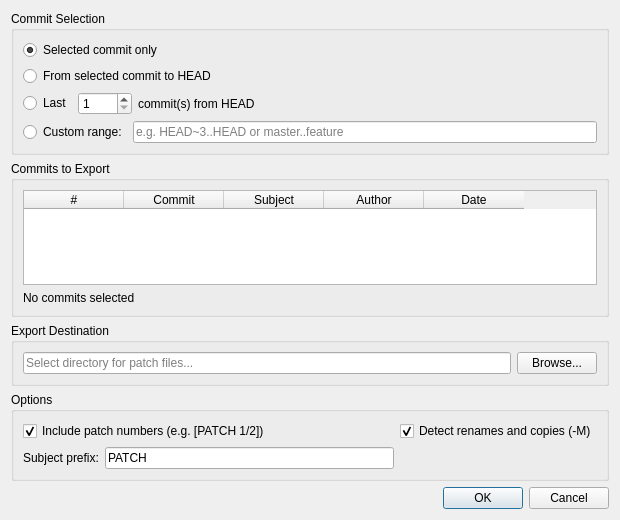
<?xml version="1.0" encoding="UTF-8"?>
<ui version="4.0">
 <class>QGitExportPatchDialog</class>
 <widget class="QDialog" name="QGitExportPatchDialog">
  <property name="geometry">
   <rect>
    <x>0</x>
    <y>0</y>
    <width>620</width>
    <height>520</height>
   </rect>
  </property>
  <property name="windowTitle">
   <string>Export Patch (format-patch)</string>
  </property>
  <layout class="QVBoxLayout" name="verticalLayout">
   <item>
    <widget class="QGroupBox" name="groupBox_range">
     <property name="title">
      <string>Commit Selection</string>
     </property>
     <layout class="QVBoxLayout" name="verticalLayout_2">
      <item>
       <widget class="QRadioButton" name="radioButton_selected">
        <property name="text">
         <string>Selected commit only</string>
        </property>
        <property name="checked">
         <bool>true</bool>
        </property>
       </widget>
      </item>
      <item>
       <widget class="QRadioButton" name="radioButton_rangeToHead">
        <property name="text">
         <string>From selected commit to HEAD</string>
        </property>
       </widget>
      </item>
      <item>
       <layout class="QHBoxLayout" name="horizontalLayout_lastN">
        <item>
         <widget class="QRadioButton" name="radioButton_lastN">
          <property name="text">
           <string>Last</string>
          </property>
         </widget>
        </item>
        <item>
         <widget class="QSpinBox" name="spinBox_lastN">
          <property name="minimum">
           <number>1</number>
          </property>
          <property name="maximum">
           <number>1000</number>
          </property>
          <property name="value">
           <number>1</number>
          </property>
         </widget>
        </item>
        <item>
         <widget class="QLabel" name="label_lastNCommits">
          <property name="text">
           <string>commit(s) from HEAD</string>
          </property>
         </widget>
        </item>
        <item>
         <spacer name="horizontalSpacer_lastN">
          <property name="orientation">
           <enum>Qt::Horizontal</enum>
          </property>
          <property name="sizeHint" stdset="0">
           <size>
            <width>40</width>
            <height>20</height>
           </size>
          </property>
         </spacer>
        </item>
       </layout>
      </item>
      <item>
       <layout class="QHBoxLayout" name="horizontalLayout_custom">
        <item>
         <widget class="QRadioButton" name="radioButton_custom">
          <property name="text">
           <string>Custom range:</string>
          </property>
         </widget>
        </item>
        <item>
         <widget class="QLineEdit" name="lineEdit_custom">
          <property name="placeholderText">
           <string>e.g. HEAD~3..HEAD or master..feature</string>
          </property>
         </widget>
        </item>
       </layout>
      </item>
     </layout>
    </widget>
   </item>
   <item>
    <widget class="QGroupBox" name="groupBox_commits">
     <property name="title">
      <string>Commits to Export</string>
     </property>
     <layout class="QVBoxLayout" name="verticalLayout_3">
      <item>
       <widget class="QTableWidget" name="tableWidget_commits">
        <property name="editTriggers">
         <set>QAbstractItemView::NoEditTriggers</set>
        </property>
        <property name="selectionMode">
         <enum>QAbstractItemView::NoSelection</enum>
        </property>
        <property name="selectionBehavior">
         <enum>QAbstractItemView::SelectRows</enum>
        </property>
        <property name="showGrid">
         <bool>false</bool>
        </property>
        <attribute name="verticalHeaderVisible">
         <bool>false</bool>
        </attribute>
        <column>
         <property name="text">
          <string>#</string>
         </property>
        </column>
        <column>
         <property name="text">
          <string>Commit</string>
         </property>
        </column>
        <column>
         <property name="text">
          <string>Subject</string>
         </property>
        </column>
        <column>
         <property name="text">
          <string>Author</string>
         </property>
        </column>
        <column>
         <property name="text">
          <string>Date</string>
         </property>
        </column>
       </widget>
      </item>
      <item>
       <widget class="QLabel" name="label_commitSummary">
        <property name="text">
         <string>No commits selected</string>
        </property>
       </widget>
      </item>
     </layout>
    </widget>
   </item>
   <item>
    <widget class="QGroupBox" name="groupBox_destination">
     <property name="title">
      <string>Export Destination</string>
     </property>
     <layout class="QHBoxLayout" name="horizontalLayout_dest">
      <item>
       <widget class="QLineEdit" name="lineEdit_outputDir">
        <property name="placeholderText">
         <string>Select directory for patch files...</string>
        </property>
       </widget>
      </item>
      <item>
       <widget class="QPushButton" name="pushButton_browse">
        <property name="text">
         <string>Browse...</string>
        </property>
       </widget>
      </item>
     </layout>
    </widget>
   </item>
   <item>
    <widget class="QGroupBox" name="groupBox_options">
     <property name="title">
      <string>Options</string>
     </property>
     <layout class="QGridLayout" name="gridLayout_options">
      <item row="0" column="0">
       <widget class="QCheckBox" name="checkBox_numbered">
        <property name="text">
         <string>Include patch numbers (e.g. [PATCH 1/2])</string>
        </property>
        <property name="checked">
         <bool>true</bool>
        </property>
       </widget>
      </item>
      <item row="0" column="1">
       <widget class="QCheckBox" name="checkBox_detectRenames">
        <property name="text">
         <string>Detect renames and copies (-M)</string>
        </property>
        <property name="checked">
         <bool>true</bool>
        </property>
       </widget>
      </item>
      <item row="1" column="0">
       <layout class="QHBoxLayout" name="horizontalLayout_prefix">
        <item>
         <widget class="QLabel" name="label_prefix">
          <property name="text">
           <string>Subject prefix:</string>
          </property>
         </widget>
        </item>
        <item>
         <widget class="QLineEdit" name="lineEdit_prefix">
          <property name="text">
           <string>PATCH</string>
          </property>
         </widget>
        </item>
       </layout>
      </item>
     </layout>
    </widget>
   </item>
   <item>
    <widget class="QDialogButtonBox" name="buttonBox">
     <property name="orientation">
      <enum>Qt::Horizontal</enum>
     </property>
     <property name="standardButtons">
      <set>QDialogButtonBox::Cancel|QDialogButtonBox::Ok</set>
     </property>
    </widget>
   </item>
  </layout>
 </widget>
 <resources/>
 <connections>
  <connection>
   <sender>buttonBox</sender>
   <signal>accepted()</signal>
   <receiver>QGitExportPatchDialog</receiver>
   <slot>accept()</slot>
   <hints>
    <hint type="sourcelabel">
     <x>248</x>
     <y>254</y>
    </hint>
    <hint type="destinationlabel">
     <x>157</x>
     <y>274</y>
    </hint>
   </hints>
  </connection>
  <connection>
   <sender>buttonBox</sender>
   <signal>rejected()</signal>
   <receiver>QGitExportPatchDialog</receiver>
   <slot>reject()</slot>
   <hints>
    <hint type="sourcelabel">
     <x>316</x>
     <y>260</y>
    </hint>
    <hint type="destinationlabel">
     <x>286</x>
     <y>274</y>
    </hint>
   </hints>
  </connection>
 </connections>
</ui>
